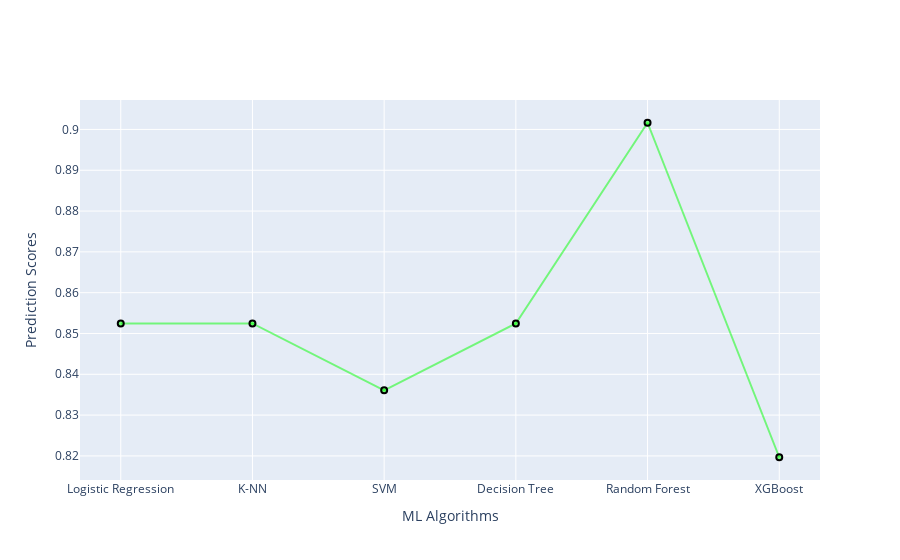

Write notebook code for a chart like this one.
### Code cell
scores=[LRscore,KNNscore,SVMscore,DTCscore,RFCscore,accuracy]
AlgorthmsName=["Logistic Regression","K-NN","SVM","Decision Tree", "Random Forest","XGBoost"]

#create traces

trace1 = go.Scatter(
    x = AlgorthmsName,
    y= scores,
    name='Algortms Name',
    marker =dict(color='rgba(0,255,0,0.5)',
               line =dict(color='rgb(0,0,0)',width=2)),
                text=AlgorthmsName
)
data = [trace1]

layout = go.Layout(barmode = "group",
                  xaxis= dict(title= 'ML Algorithms',ticklen= 5,zeroline= False),
              yaxis= dict(title= 'Prediction Scores',ticklen= 5,zeroline= False))
fig = go.Figure(data = data, layout = layout)
iplot(fig)

### Figure 1 — Plotly figure (JSON) as saved in the notebook; plotly's stock layout.template omitted (floating-point values rounded to 4 significant figures)
{"data": [{"marker": {"color": "rgba(0,255,0,0.5)", "line": {"color": "rgb(0,0,0)", "width": 2}}, "name": "Algortms Name", "text": ["Logistic Regression", "K-NN", "SVM", "Decision Tree", "Random Forest", "XGBoost"], "type": "scatter", "x": ["Logistic Regression", "K-NN", "SVM", "Decision Tree", "Random Forest", "XGBoost"], "y": [0.8525, 0.8525, 0.8361, 0.8525, 0.9016, 0.8197]}], "layout": {"barmode": "group", "xaxis": {"ticklen": 5, "title": {"text": "ML Algorithms"}, "zeroline": false}, "yaxis": {"ticklen": 5, "title": {"text": "Prediction Scores"}, "zeroline": false}}}
